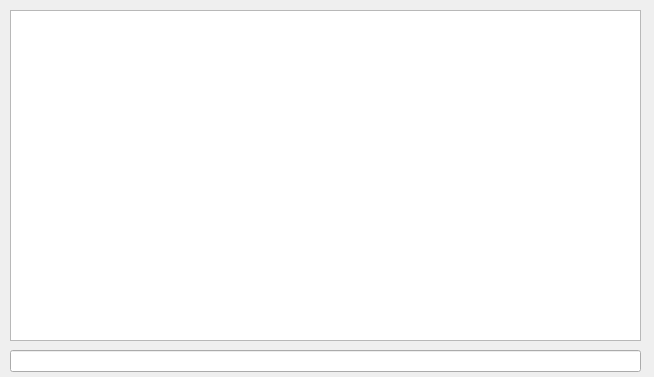
<?xml version="1.0" encoding="UTF-8"?>
<ui version="4.0">
 <class>MainWindow</class>
 <widget class="QMainWindow" name="MainWindow">
  <property name="geometry">
   <rect>
    <x>0</x>
    <y>0</y>
    <width>654</width>
    <height>377</height>
   </rect>
  </property>
  <property name="windowTitle">
   <string>QtIRC</string>
  </property>
  <widget class="QWidget" name="centralWidget">
   <widget class="QLineEdit" name="input">
    <property name="geometry">
     <rect>
      <x>10</x>
      <y>350</y>
      <width>631</width>
      <height>22</height>
     </rect>
    </property>
    <property name="font">
     <font>
      <family>Lucida Console</family>
      <pointsize>12</pointsize>
      <weight>50</weight>
      <bold>false</bold>
     </font>
    </property>
   </widget>
   <widget class="QTextBrowser" name="textView">
    <property name="geometry">
     <rect>
      <x>10</x>
      <y>10</y>
      <width>631</width>
      <height>331</height>
     </rect>
    </property>
    <property name="maximumSize">
     <size>
      <width>631</width>
      <height>16777215</height>
     </size>
    </property>
    <property name="font">
     <font>
      <family>Lucida Console</family>
      <pointsize>12</pointsize>
      <weight>50</weight>
      <bold>false</bold>
     </font>
    </property>
   </widget>
  </widget>
 </widget>
 <layoutdefault spacing="6" margin="11"/>
 <resources/>
 <connections/>
</ui>
